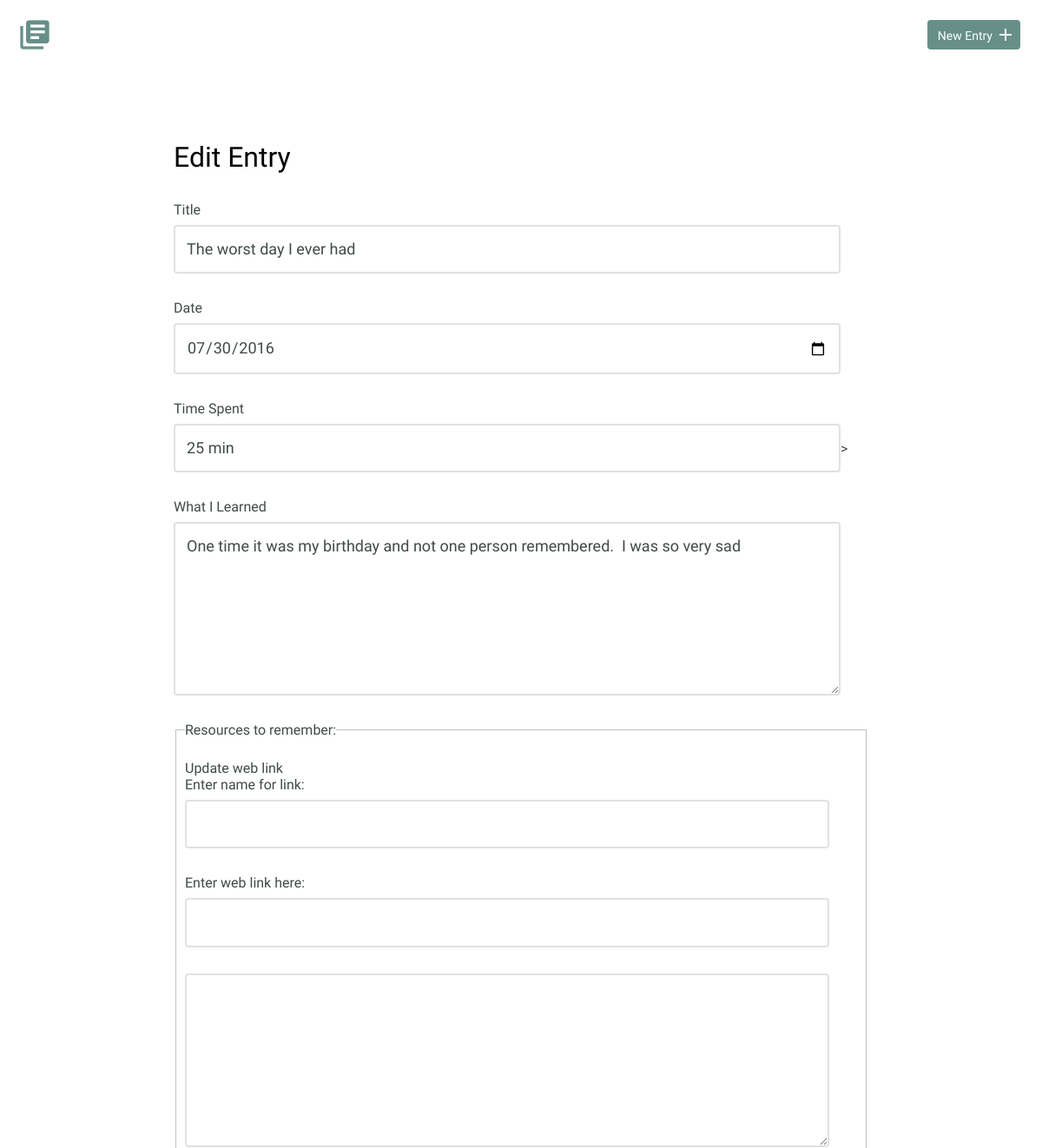
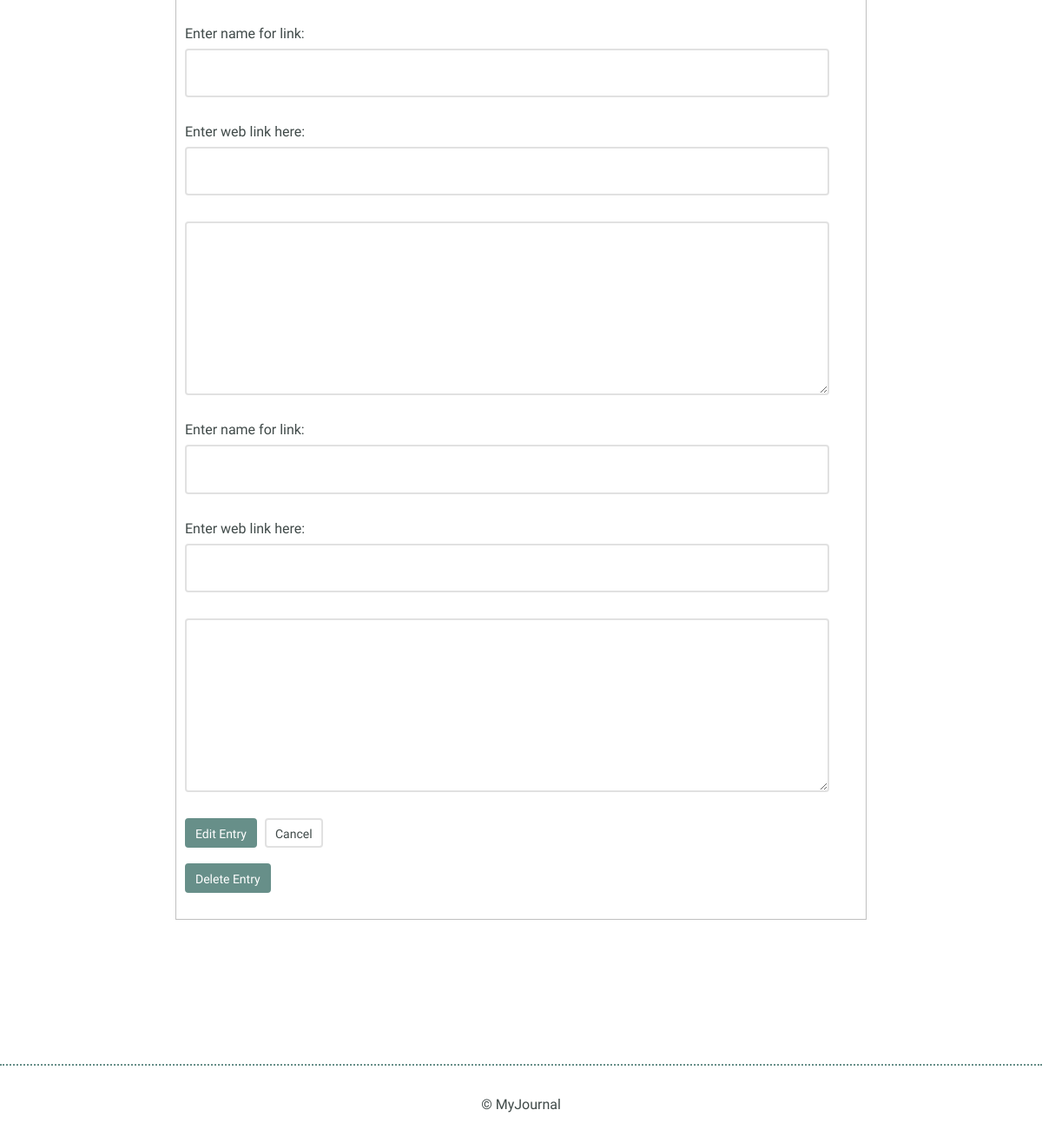
Before: /edit.php?q=2 with the older database file (2 pictures, top to bottom).
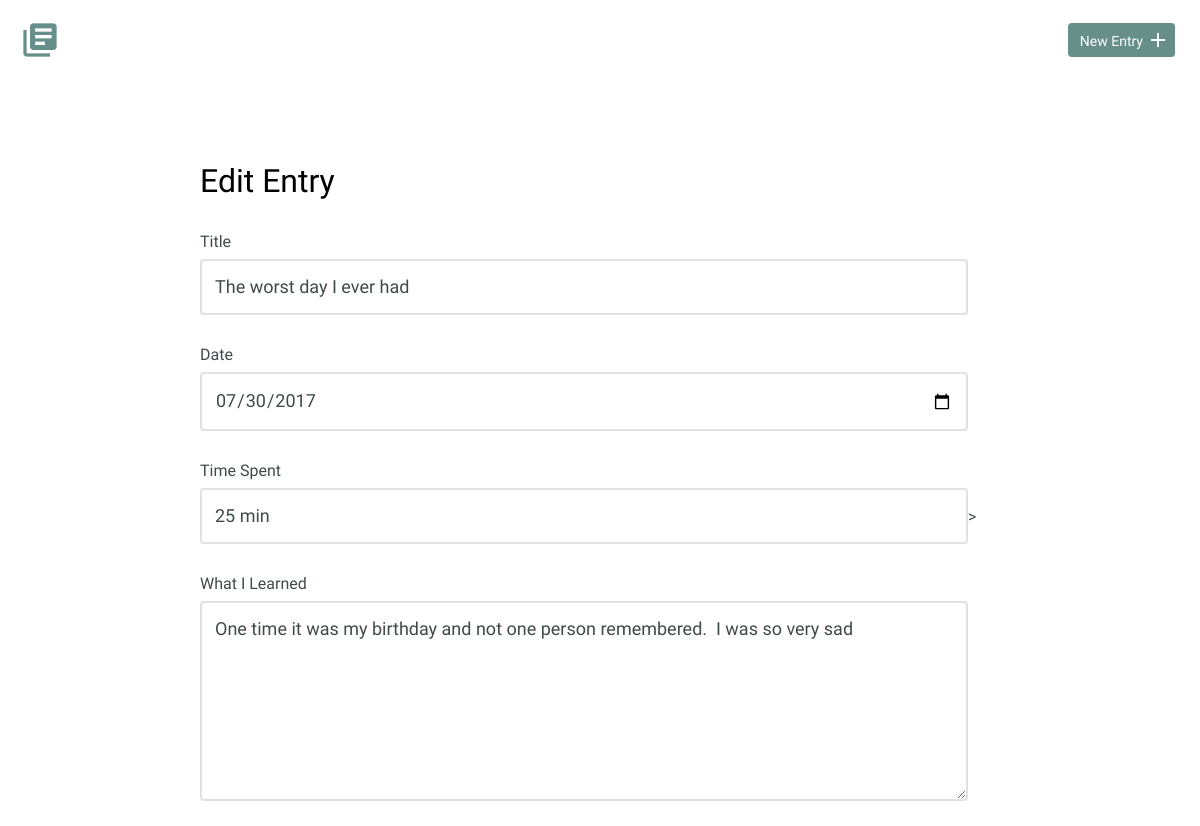
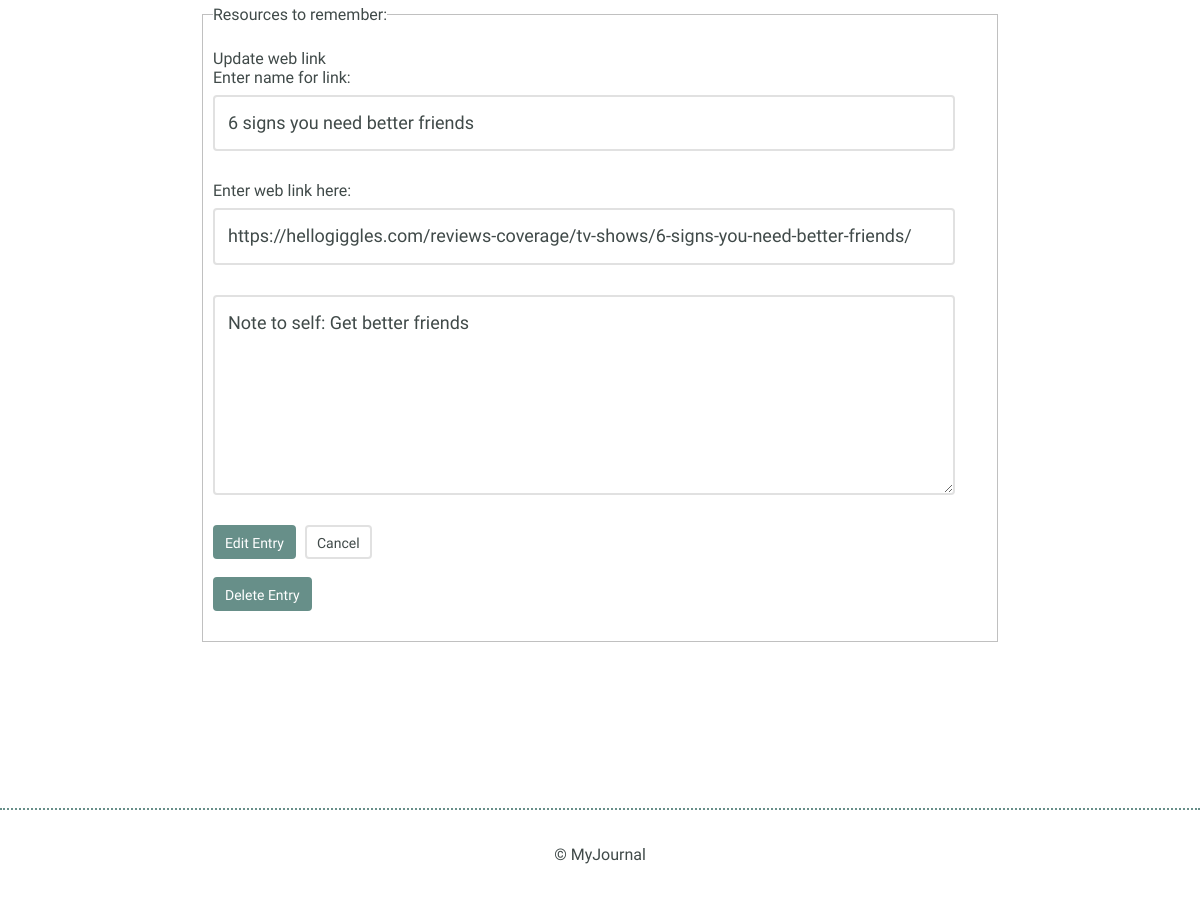
After: the same page with the newer database file (2 pictures, top to bottom).
### tables this page shows
CREATE TABLE "journal" (
	`journal_id`	INTEGER,
	`title`	TEXT,
	`date`	TEXT,
	`time_spent`	INTEGER,
	`entry`	TEXT,
	PRIMARY KEY(`journal_id`)
);

### inc/functions.php (called while the page is built, shortened)
<?php
    try {
              $sql = "SELECT * FROM journal";
              $results = $db->prepare($sql);
              $results->execute();
              $journals =  $results->fetchAll(PDO::FETCH_ASSOC);
          }  catch (Exception $e) {
        echo "Bad request from query 1: " . $e->getMessage();
        exit;
    }
      try {  $sql2 = "SELECT link_id, link_name, link_address, notes, resources.journal_id
         FROM resources JOIN journal ON journal.journal_id = resources.journal_id";
              $getResources = $db->prepare($sql2);
              $getResources->execute();
              $resources = $getResources->fetchAll(PDO::FETCH_ASSOC);
      } catch (Exception $e) {
            echo "Bad request from query 2: " . $e->getMessage();
            exit;
      }

### edit.php (the view, shortened to what this page needs)
<?php
require('inc/connection.php');
include('inc/functions.php');
$q = filter_input(INPUT_GET, 'q', FILTER_SANITIZE_NUMBER_INT);
$q--;
$get_id = $journals[$q];
include('inc/header.php');
?>
        <section>
            <div class="container">
                <div class="edit-entry">
                    <h2>Edit Entry</h2>
                      <?php echo '<form action="edit.php?q=' .($q+1) .'" method="post">'; ?>
                        <label for="title">Title</label>
                        <input id="title" type="text" name="title" value="<?php echo $get_id['title'];?>"><br>
                        <label for="date">Date</label>
                        <input id="date" type="date" name="date" value="<?php echo $get_id['date'];?>"><br>
                        <label for="time_spent" > Time Spent</label>
                        <input id="time_spent" type="text" name="time_spent" value="<?php echo $get_id['time_spent'];?>">><br>
                        <label for="entry">What I Learned</label>
                        <textarea id="entry" rows="5" name="entry"><?php echo $get_id['entry'];?></textarea>
                        <fieldset>
                          <legend>Resources to remember:</legend><br />
                          <legend>Update web link </legend>
      <?php
            foreach($resources as $link) {
                  if($link['journal_id'] == ($q+1)) {
                    echo '<label for="link_name">Enter name for link:</label>';
                    echo '<input id="link_name" type="text" name="link_name" value="' .$link["link_name"] .'">';
                    echo '<label for="link_address">Enter web link here:</label>';
                    echo '<input id="link_address" type="text" name="link_address" value="' .$link['link_address'] .'">';
                    echo '<textarea rows="5" id="notes" name="notes">' . $link['notes'] . '</textarea>';
                    }
                } ?>
                        <input type="submit" value="Edit Entry" class="button">
                        <a href="#" class="button button-secondary">Cancel</a>
                      </form>
            <p><form method='post' action='edit.php?q=<?php echo ($q +1);?>'
              onsubmit="return confirm('Are you sure you want to delete this entry? (Can NOT be undone)')">
        <input type='submit' class="button delete" value='Delete Entry'  />
      </form></p>
                </div>
            </div>
        </section>
        <?php include('inc/footer.php'); ?>
    </body>
</html>

Changed rows visible on the page:
changed journal "The worst day I ever had": date "07/30/2016" → "07/30/2017"
Other visible differences:
form field link_name: (not shown) → "6 signs you need better friends"
form field link_address: (not shown) → "https://hellogiggles.com/reviews-coverage/tv-shows/6-signs-you-need-better-friends/"
form field notes: (not shown) → "Note to self: Get better friends"
list line gone: "Enter name for link:  Enter web link here:  "
